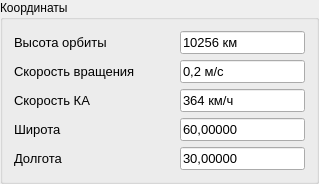
                    <widget class="QGroupBox" name="groupBox_8">
                     <property name="title">
                      <string>Координаты</string>
                     </property>
                     <layout class="QVBoxLayout" name="verticalLayout_21">
                      <item>
                       <layout class="QVBoxLayout" name="verticalLayout_20">
                        <item>
                         <layout class="QHBoxLayout" name="horizontalLayout_13">
                          <item>
                           <widget class="QLabel" name="label_5">
                            <property name="sizePolicy">
                             <sizepolicy hsizetype="Maximum" vsizetype="Preferred">
                              <horstretch>0</horstretch>
                              <verstretch>0</verstretch>
                             </sizepolicy>
                            </property>
                            <property name="minimumSize">
                             <size>
                              <width>160</width>
                              <height>0</height>
                             </size>
                            </property>
                            <property name="font">
                             <font>
                              <pointsize>10</pointsize>
                              <bold>false</bold>
                              <underline>false</underline>
                             </font>
                            </property>
                            <property name="text">
                             <string>Высота орбиты</string>
                            </property>
                           </widget>
                          </item>
                          <item>
                           <widget class="QLineEdit" name="lineEditOrbita">
                            <property name="sizePolicy">
                             <sizepolicy hsizetype="Minimum" vsizetype="Fixed">
                              <horstretch>0</horstretch>
                              <verstretch>0</verstretch>
                             </sizepolicy>
                            </property>
                            <property name="font">
                             <font>
                              <pointsize>10</pointsize>
                              <bold>false</bold>
                              <underline>false</underline>
                             </font>
                            </property>
                            <property name="text">
                             <string>10256 км</string>
                            </property>
                           </widget>
                          </item>
                         </layout>
                        </item>
                        <item>
                         <layout class="QHBoxLayout" name="horizontalLayout_14">
                          <item>
                           <widget class="QLabel" name="label_6">
                            <property name="sizePolicy">
                             <sizepolicy hsizetype="Preferred" vsizetype="Maximum">
                              <horstretch>0</horstretch>
                              <verstretch>0</verstretch>
                             </sizepolicy>
                            </property>
                            <property name="minimumSize">
                             <size>
                              <width>160</width>
                              <height>0</height>
                             </size>
                            </property>
                            <property name="font">
                             <font>
                              <pointsize>10</pointsize>
                              <bold>false</bold>
                              <underline>false</underline>
                             </font>
                            </property>
                            <property name="text">
                             <string>Скорость вращения</string>
                            </property>
                           </widget>
                          </item>
                          <item>
                           <widget class="QLineEdit" name="lineEditSpeedRotation">
                            <property name="sizePolicy">
                             <sizepolicy hsizetype="Minimum" vsizetype="Fixed">
                              <horstretch>0</horstretch>
                              <verstretch>0</verstretch>
                             </sizepolicy>
                            </property>
                            <property name="font">
                             <font>
                              <pointsize>10</pointsize>
                              <bold>false</bold>
                              <underline>false</underline>
                             </font>
                            </property>
                            <property name="text">
                             <string>0,2 м/с</string>
                            </property>
                           </widget>
                          </item>
                         </layout>
                        </item>
                        <item>
                         <layout class="QHBoxLayout" name="horizontalLayout_15">
                          <item>
                           <widget class="QLabel" name="label_7">
                            <property name="sizePolicy">
                             <sizepolicy hsizetype="Minimum" vsizetype="Preferred">
                              <horstretch>0</horstretch>
                              <verstretch>0</verstretch>
                             </sizepolicy>
                            </property>
                            <property name="minimumSize">
                             <size>
                              <width>160</width>
                              <height>0</height>
                             </size>
                            </property>
                            <property name="font">
                             <font>
                              <pointsize>10</pointsize>
                              <bold>false</bold>
                              <underline>false</underline>
                             </font>
                            </property>
                            <property name="text">
                             <string>Скорость КА</string>
                            </property>
                           </widget>
                          </item>
                          <item>
                           <widget class="QLineEdit" name="lineEditSpeedSA">
                            <property name="sizePolicy">
                             <sizepolicy hsizetype="Minimum" vsizetype="Fixed">
                              <horstretch>0</horstretch>
                              <verstretch>0</verstretch>
                             </sizepolicy>
                            </property>
                            <property name="font">
                             <font>
                              <pointsize>10</pointsize>
                              <bold>false</bold>
                              <underline>false</underline>
                             </font>
                            </property>
                            <property name="text">
                             <string>364 км/ч</string>
                            </property>
                           </widget>
                          </item>
                         </layout>
                        </item>
                        <item>
                         <layout class="QHBoxLayout" name="horizontalLayout_16">
                          <item>
                           <widget class="QLabel" name="label_8">
                            <property name="sizePolicy">
                             <sizepolicy hsizetype="Maximum" vsizetype="Preferred">
                              <horstretch>0</horstretch>
                              <verstretch>0</verstretch>
                             </sizepolicy>
                            </property>
                            <property name="minimumSize">
                             <size>
                              <width>160</width>
                              <height>0</height>
                             </size>
                            </property>
                            <property name="font">
                             <font>
                              <pointsize>10</pointsize>
                              <bold>false</bold>
                              <underline>false</underline>
                             </font>
                            </property>
                            <property name="text">
                             <string>Широта</string>
                            </property>
                           </widget>
                          </item>
                          <item>
                           <widget class="QLineEdit" name="lineEdit_8">
                            <property name="sizePolicy">
                             <sizepolicy hsizetype="Minimum" vsizetype="Fixed">
                              <horstretch>0</horstretch>
                              <verstretch>0</verstretch>
                             </sizepolicy>
                            </property>
                            <property name="font">
                             <font>
                              <pointsize>10</pointsize>
                              <bold>false</bold>
                              <underline>false</underline>
                             </font>
                            </property>
                            <property name="text">
                             <string>60,00000</string>
                            </property>
                           </widget>
                          </item>
                         </layout>
                        </item>
                        <item>
                         <layout class="QHBoxLayout" name="horizontalLayout_17">
                          <item>
                           <widget class="QLabel" name="label_9">
                            <property name="sizePolicy">
                             <sizepolicy hsizetype="Preferred" vsizetype="Maximum">
                              <horstretch>0</horstretch>
                              <verstretch>0</verstretch>
                             </sizepolicy>
                            </property>
                            <property name="minimumSize">
                             <size>
                              <width>160</width>
                              <height>0</height>
                             </size>
                            </property>
                            <property name="font">
                             <font>
                              <pointsize>10</pointsize>
                              <bold>false</bold>
                              <underline>false</underline>
                             </font>
                            </property>
                            <property name="text">
                             <string>Долгота</string>
                            </property>
                           </widget>
                          </item>
                          <item>
                           <widget class="QLineEdit" name="lineEdit_9">
                            <property name="sizePolicy">
                             <sizepolicy hsizetype="Minimum" vsizetype="Fixed">
                              <horstretch>0</horstretch>
                              <verstretch>0</verstretch>
                             </sizepolicy>
                            </property>
                            <property name="font">
                             <font>
                              <pointsize>10</pointsize>
                              <bold>false</bold>
                              <underline>false</underline>
                             </font>
                            </property>
                            <property name="text">
                             <string>30,00000</string>
                            </property>
                           </widget>
                          </item>
                         </layout>
                        </item>
                       </layout>
                      </item>
                     </layout>
                    </widget>
